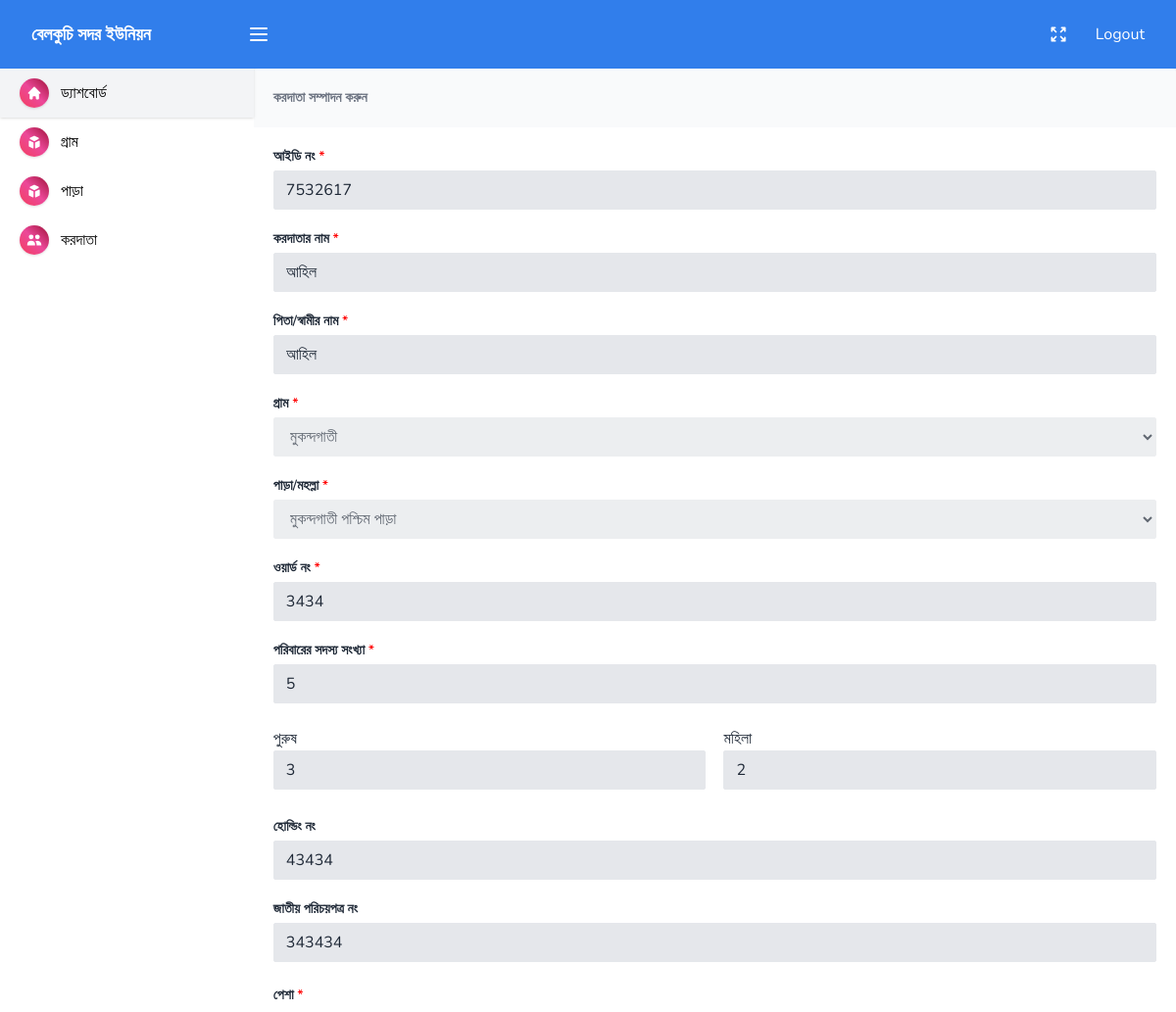
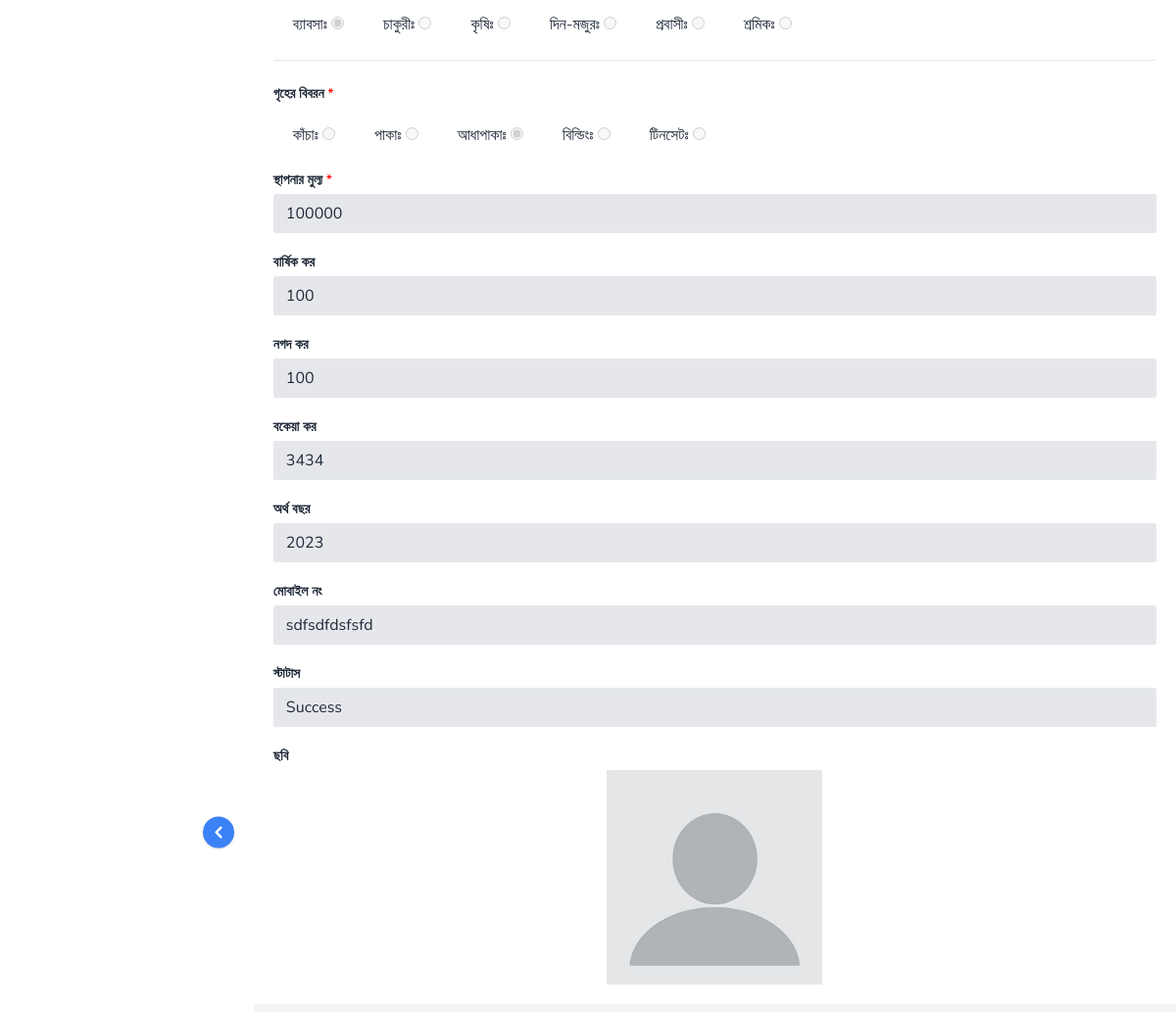
The page /tax-holder-view.php?id=37 (signed in) on the database its author committed (2 pictures, top to bottom).
### tables this page shows
CREATE TABLE `union_name` (
  `id` int(255) NOT NULL,
  `admin_id` int(255) NOT NULL,
  `union_name` varchar(255) NOT NULL,
  `pass` varchar(255) NOT NULL,
  `time` int(255) NOT NULL
);

CREATE TABLE `person` (
  `admin_id` int(255) NOT NULL,
  `id` int(255) NOT NULL,
  `id_no` int(255) NOT NULL,
  `name` varchar(255) NOT NULL,
  `guardian_name` varchar(255) NOT NULL,
  `village` varchar(255) NOT NULL,
  `section` varchar(255) NOT NULL,
  `word_no` varchar(255) NOT NULL,
  `family_member` int(255) NOT NULL,
  `male` int(255) NOT NULL,
  `female` int(255) NOT NULL,
  `holding_no` varchar(255) NOT NULL,
  `nid_no` varchar(300) NOT NULL,
  `profession` varchar(255) NOT NULL,
  `home` varchar(255) NOT NULL,
  `net_worth` int(255) NOT NULL,
  `annual_tax` int(255) NOT NULL,
  `ablable_tax` int(255) NOT NULL,
  `due_tax` int(255) NOT NULL,
  `present_year` int(255) NOT NULL,
  `mobile_no` varchar(300) NOT NULL,
  `status` varchar(255) NOT NULL DEFAULT 'Pending',
  `file_name` varchar(255) NOT NULL DEFAULT 'avatar.jpg',
  `time` int(255) NOT NULL
);

CREATE TABLE `village` (
  `admin_id` int(255) NOT NULL,
  `id` int(255) NOT NULL,
  `name` varchar(255) NOT NULL,
  `time` int(255) NOT NULL
);

CREATE TABLE `section` (
  `admin_id` int(255) NOT NULL,
  `id` int(255) NOT NULL,
  `vlg_id` int(255) NOT NULL,
  `name` varchar(255) NOT NULL,
  `time` int(255) NOT NULL
);

### tax-holder-view.php (the view, shortened to what this page needs)
<?php include("common/header.php");?>
<?php
if(isset($_GET['id'])){
  $id = $_GET['id'];
}
$data = mysqli_fetch_assoc(mysqli_query($conn,"SELECT * FROM person WHERE id='$id'"));
?>
    <main class="main_content">
<?php include("common/sidebar.php");?>
      <section class="content_wrapper">
        <div class="add_page_main_content">
          <div class="add_page_title">
            <span>করদাতা সম্পাদন করুন</span>
          </div>
          <form id="edit_tax_holder_form" action="" method="POST" enctype="multipart/form-data">
            <div>
              <label>আইডি নং <span class="requird_star">*</span></label>
              <input disabled type="number" name="id_no" class="input disabled" required value="<?php echo $data['id_no']?>"/>
            </div>
            <div>
            <label>করদাতার নাম <span class="requird_star">* </span></label>
            <input disabled type="text" name="name" class="input disabled" required value="<?php echo $data['name']?>"/>
            </div>
            <div>
            <label>পিতা/স্বামীর নাম <span class="requird_star">* </span></label>
            <input disabled type="text" name="guardian_name" class="input disabled" required value="<?php echo $data['guardian_name']?>"/>
            </div>
            <div>
            <label>গ্রাম <span class="requird_star" >* </span></label>
            <select disabled name="village" id="village" class="input disabled" required>
            <?php
              $vlg_id = $data['village'];
              $selected_village = mysqli_fetch_assoc(mysqli_query($conn,"SELECT * FROM village WHERE id=$vlg_id"));
              ?>
              <option value="<?php echo $selected_village['id']?>"><?php echo $selected_village['name']?></option>
            </select>
            </div>
            <div>
            <label>পাড়া/মহল্লা <span class="requird_star">* </span></label>
            <select disabled name="section" id="section" class="input disabled" required value="<?php echo $data['section']?>">
            <?php
              $section_id = $data['section'];
              $selected_section = mysqli_fetch_assoc(mysqli_query($conn,"SELECT * FROM section WHERE id=$section_id"));
              ?>
              <option value="<?php echo $selected_section['id']?>"><?php echo $selected_section['name']?></option>
            </select>
            </div>
            <div>
            <label>ওয়ার্ড নং <span class="requird_star">*</span></label>
            <input disabled type="text" name="word_no" class="input disabled"  required value="<?php echo $data['word_no']?>"/>
            </div>
            <div>
            <label>পরিবারের সদস্য সংখ্যা <span class="requird_star">*</span></label>
            <input disabled type="number" name="family_member" class="input disabled"  required value="<?php echo $data['family_member']?>"/>
            </div>
            <br>
            <div class="radio_div">
              <div style="width:49%;float:left">
                <label>পুরুষ</label>
                <input disabled type="number" name="male" class="input disabled"  value="<?php echo $data['male']?>"/>
              </div>
              <div style="width:49%;float:right">
                <label>মহিলা</label>
                <input disabled type="number" name="female" class="input disabled"  value="<?php echo $data['female']?>"/>
              </div>
            </div>
            <br>
            <br>
            <br>
            <div>
            <label>হোল্ডিং নং</label>
            <input disabled type="text" name="holding_no" class="input disabled" value="<?php echo $data['holding_no']?>"/>
            </div>
            <div>
            <label>জাতীয় পরিচয়পত্র নং</label>
            <input disabled type="number" name="nid_no" class="input disabled" value="<?php echo $data['nid_no']?>"/>
            </div>
            <br>
            <div class="radio_div">
              <label>পেশা <span class="requird_star">*</span></label>
              <br>
              <div class="pesa">
                <label>ব্যাবসাঃ</label>
                <input disabled type="radio" required name="profession" value="ব্যাবসা"
                <?php
                if($data['profession'] == 'ব্যাবসা'){
                  echo "checked";
                }
                ?>
                >
              </div>
              <div class="pesa">
                <label>চাকুরীঃ</label>
                <input disabled type="radio" required name="profession" value="চাকুরি"
                <?php
                if($data['profession'] == 'চাকুরি'){
                  echo "checked";
                }
                ?>
                >
              </div>
              <div class="pesa">
                <label>কৃষিঃ</label>
                <input disabled type="radio" required name="profession" value="কৃষি"
                <?php
                if($data['profession'] == 'কৃষি'){
                  echo "checked";
                }
                ?>
                >
              </div>
              <div class="pesa">
                <label>দিন-মজুরঃ</label>
                <input disabled type="radio" required name="profession" value="দিন-মজুর"
                <?php
                if($data['profession'] == 'দিন-মজুর'){
                  echo "checked";
                }
                ?>
                >
              </div>
              <div class="pesa">
                <label>প্রবাসীঃ</label>
                <input disabled type="radio" required name="profession" value="প্রবাসী"
                <?php
                if($data['profession'] == 'প্রবাসী'){
                  echo "checked";
                }
                ?>
                >
              </div>
              <div class="pesa">
                <label>শ্রমিকঃ</label>
                <input disabled type="radio" required name="profession" value="শ্রমিক"
                <?php
                if($data['profession'] == 'শ্রমিক'){
                  echo "checked";
                }
                ?>
                >
              </div>
            </div>
            <br>
            <br>
            <hr>
            <br>
            <div class="radio_div">
              <label>গৃহের বিবরন <span class="requird_star">*</span></label>
              <br>
              <div class="pesa">
                <label>কাঁচাঃ</label>
                <input disabled type="radio" required name="home" value="কাঁচা"
                <?php
                if($data['home'] == 'কাঁচা'){
                  echo "checked";
                }
                ?>
                >
              </div>
              <div class="pesa">
                <label>পাকাঃ</label>
                <input disabled type="radio" required name="home" value="পাকা"
                <?php
                if($data['home'] == 'পাকা'){
                  echo "checked";
                }
                ?>
                >
              </div>
              <div class="pesa">
                <label>আধাপাকাঃ</label>
                <input disabled type="radio" required name="home" value="আধাপাকা"
                <?php
                if($data['home'] == 'আধাপাকা'){
                  echo "checked";
                }
                ?>
                >
              </div>
              <div class="pesa">
                <label>বিল্ডিংঃ</label>
                <input disabled type="radio" required name="home" value="বিল্ডিং"
                <?php
                if($data['home'] == 'বিল্ডিং'){
                  echo "checked";
                }
                ?>
                >
              </div>
              <div class="pesa">
                <label>টিনসেটঃ</label>
                <input disabled type="radio" required name="home" value="টিনসেট"
                <?php
                if($data['home'] == 'টিনসেট'){
                  echo "checked";
                }
                ?>
                >
              </div>
            </div>
            <br>
            <br>
            <div>
            <label>স্থাপনার মুল্য <span class="requird_star">*</span></label>
            <input disabled type="number" name="net_worth" class="input disabled"  required value="<?php echo $data['net_worth']?>"/>
            </div>
            <div>
            <label>বার্ষিক কর</label>
            <input disabled type="number" name="annual_tax" class="input disabled"  value="<?php echo $data['annual_tax']?>"/>
            </div>
            <div>
            <label>নগদ কর</label>
            <input disabled type="number" name="ablable_tax" class="input disabled"  value="<?php echo $data['ablable_tax']?>"/>
            </div>
            <div>
            <label>বকেয়া কর</label>
            <input disabled type="number" name="due_tax" class="input disabled" value="<?php echo $data['due_tax']?>"/>
            </div>
            <div>
            <label>অর্থ বছর</label>
            <input disabled type="number" name="present_year" class="input disabled"  value="<?php echo $data['present_year']?>"/>
            </div>
            <div>
            <label>মোবাইল নং</label>
            <input disabled type="text" name="mobile_no" class="input disabled"  value="<?php echo $data['mobile_no']?>"/>
            </div>
            <div>
            <label>স্টাটাস</label>
                <input disabled type="text" name="status" class="input disabled"  value="<?php echo $data['status']?>"/>
            </div>
            <div>
            <label>ছবি</label>
            <img style="width:220px;margin:auto" src="upload/<?php echo $data['file_name']?>" alt="image">
            </div>
          </form>
        </div>
      </section>
    </main>
<?php include("common/footer.php");?>

### common/header.php (shortened to what this page needs)
<?php include("include/functions.php");?>
<?php
if(isset($_SESSION['admin_id'])){
  $id = $_SESSION['admin_id'];
}elseif(isset($_COOKIE['admin_id'])){
  $id = $_COOKIE['admin_id'];
}else{
  $id = 0;
}
if(isset($_SESSION['admin_id'])){
  $id = $_SESSION['admin_id'];
}
$setting = mysqli_fetch_assoc(mysqli_query($conn,"SELECT * FROM setting WHERE id=1"));
$union = mysqli_fetch_assoc(mysqli_query($conn,"SELECT * FROM union_name WHERE admin_id=$id"));
?>
<!DOCTYPE html>
<html>
  <head>
    <link href="dist/css/category.css" rel="stylesheet" />
    <link href="dist/css/styles.css" rel="stylesheet" />
    <link href="dist/css/custom.css" rel="stylesheet" />
  </head>
  <body>
    <header class="header">
      <div class="header_container">
        <div class="header_left">
          <div class="header_brand">
            <a href="index.php" class="go_home">
              <div>
                <?php if($setting['logo']!=""){ ?>
                  <img style="width:200px;height:60px" src="upload/<?php echo $setting['logo'];?>" alt="">
                 <?php }else{ ?>
                  <span style="font-size:18px;color:#fff;"><?php echo $union['union_name']?></span>
               <?php  } ?>
              </div>
            </a>
          </div>
          <button onclick="toggle_nav()" class="menu_icon"></button>
        </div>
        <div class="header_right">
          <button onclick="toggle_full_screen()" class="expand_icon"></button>
          <a style="color:#fff" href="logout.php">Logout</a>
        </div>
      </div>
    </header>

### rows shown on the page
union_name: union_name "বেলকুচি সদর ইউনিয়ন"
person: id_no "7532617", name "আহিল", guardian_name "আহিল", word_no "3434", family_member "5", male "3", female "2", holding_no "43434", nid_no "343434", profession "☑", home "☑", net_worth "100000", annual_tax "100", ablable_tax "100", due_tax "3434", present_year "2023", mobile_no "sdfsdfdsfsfd", status "Success", file_name (placeholder picture)
village: village "মুকন্দগাতী"
section: section "মুকন্দগাতী পশ্চিম পাড়া"
